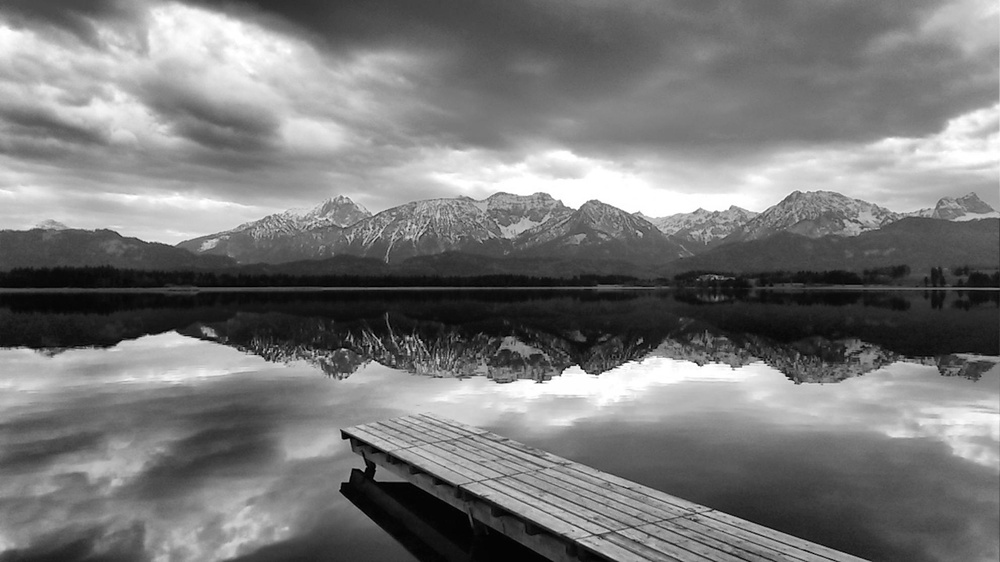
#> input picture Sem_VII/DIP/codes/images/p3.jpg, 1000 x 562 px, shrunk from 1984 x 1116 before the run
$ python laplacian.py   (older library calls are emulated)
#> lines starting #> are read from the running program, lines starting #| are printed output that depends on the picture
import cv2
import math
import numpy as np
from matplotlib import pyplot as plt

file_name = "./images/p3.jpg"
img = cv2.imread(file_name,0)
#> img is the input picture: shape (562, 1000); min 0, max 255, mean 120.7

laplacian = cv2.Laplacian(img,cv2.CV_64F)
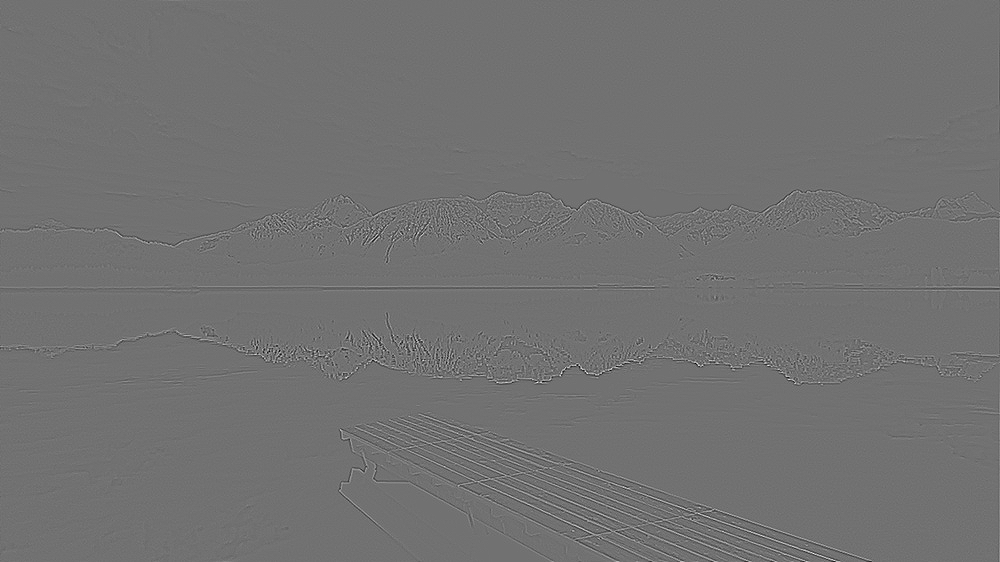
#> laplacian: shape (562, 1000) float64; min -290, max 360, mean 0; drawn with min black and max white

sharp_img = img+laplacian
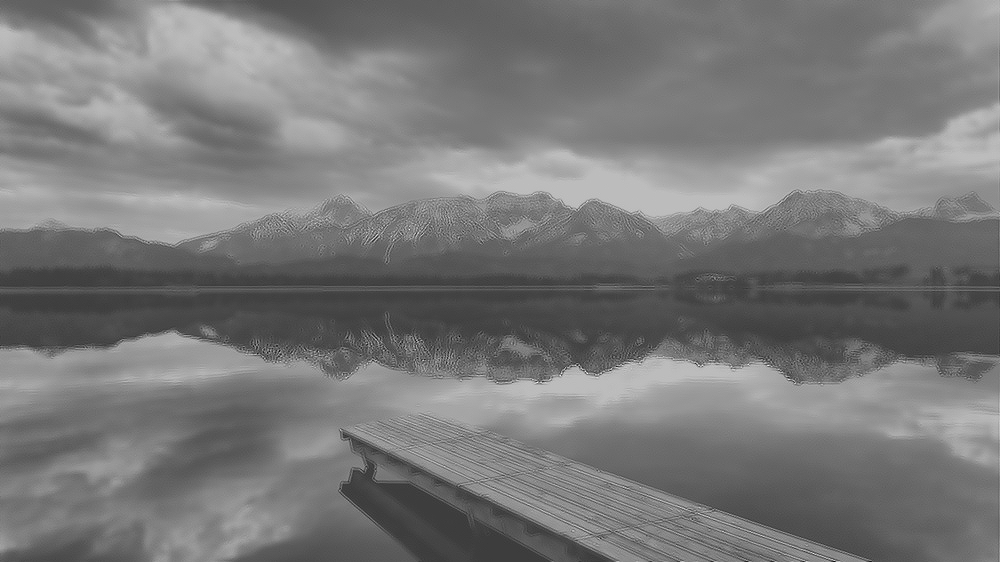
#> sharp_img: shape (562, 1000) float64; min -117, max 385, mean 120.7; drawn with min black and max white

sobelx =cv2.Sobel(img,cv2.CV_64F,1,0,ksize=5)
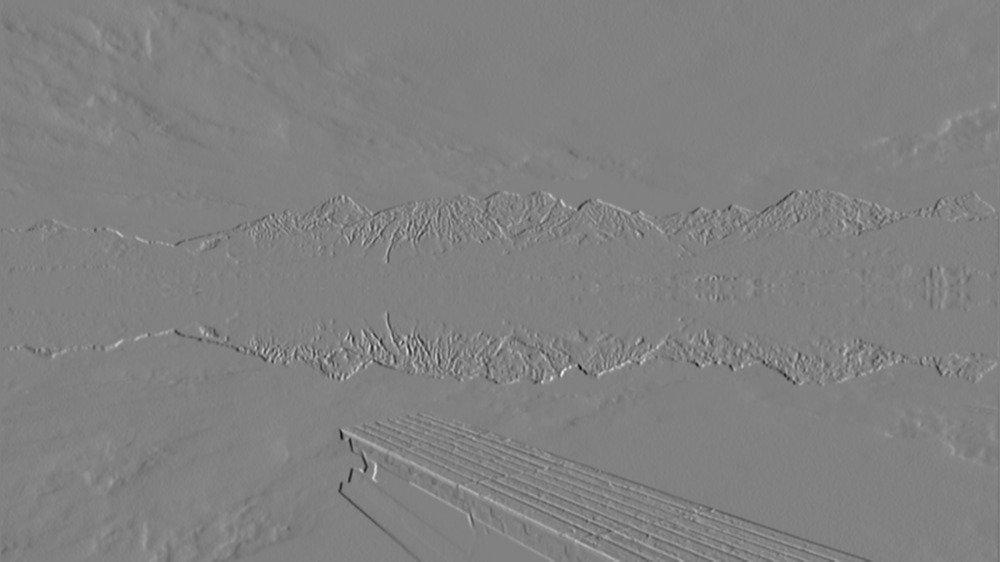
#> sobelx: shape (562, 1000) float64; min -9081, max 8861, mean 0.5; drawn with min black and max white
sobely =cv2.Sobel(img,cv2.CV_64F,0,1,ksize=5)
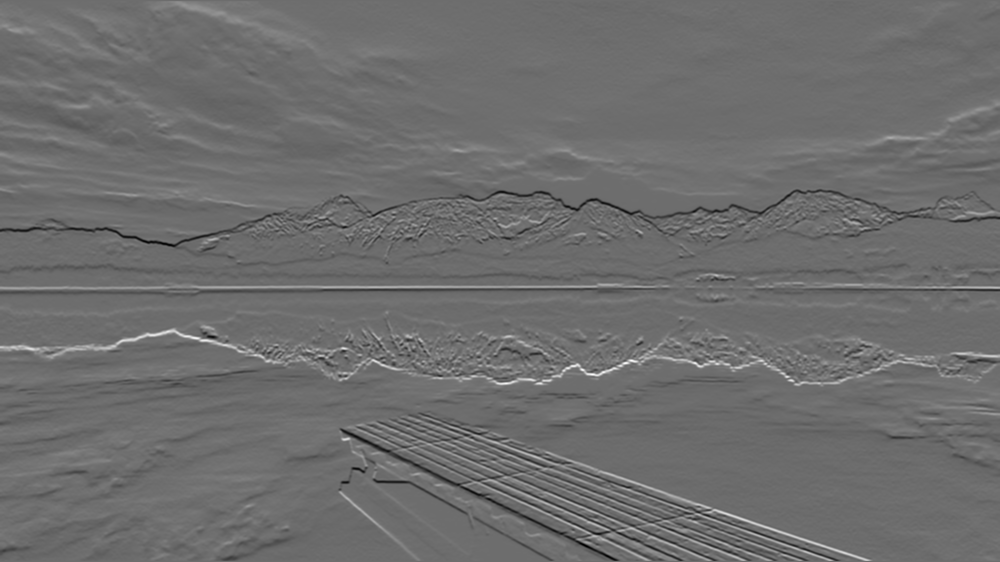
#> sobely: shape (562, 1000) float64; min -7468, max 9859, mean -6; drawn with min black and max white
combined = cv2.addWeighted(sobelx,0.5,sobely,0.5,0)

average = cv2.blur(combined,(5,5))
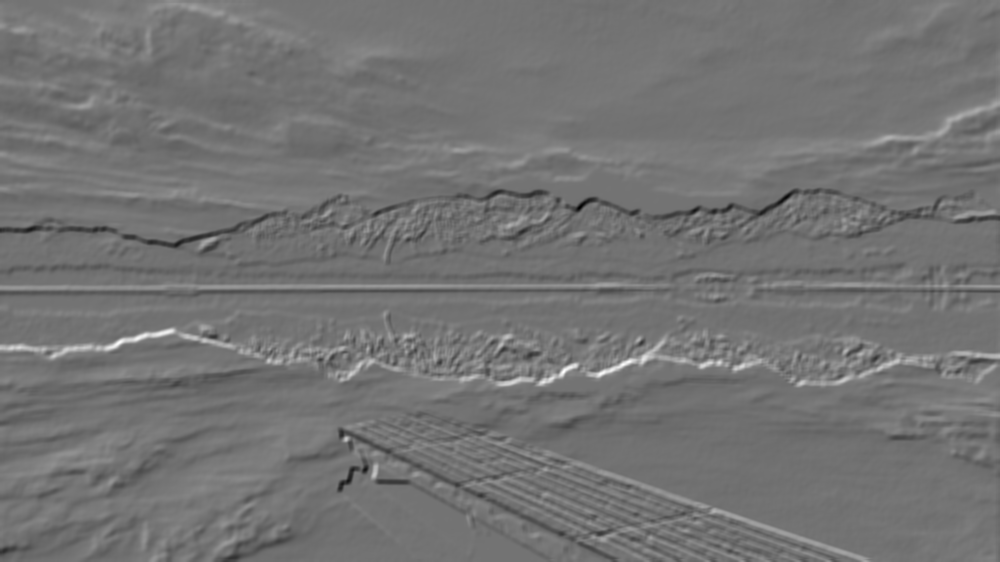
#> average: shape (562, 1000) float64; min -2766, max 3323.8, mean -2.8; drawn with min black and max white
result_img = cv2.multiply(sharp_img,average)

g_img = img+result_img

plt.subplot(3,2,1)
plt.imshow(img)
plt.title('Original')

plt.subplot(3,2,2)
plt.imshow(combined)
plt.title("Sobel gradient image")

plt.subplot(3,2,3)
plt.imshow(g_img)
plt.title("sharp img")

plt.subplot(3,2,4)
plt.imshow(average)
plt.title("average")
plt.show()

$ run again, with Sem_VII/DIP/codes/images/p1.jpg copied over Sem_VII/DIP/codes/images/p3.jpg
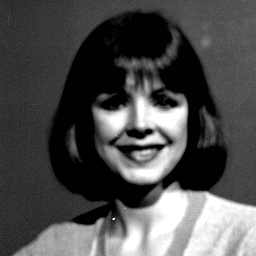
#> input picture Sem_VII/DIP/codes/images/p1.jpg, 256 x 256 px
#> img is the input picture: shape (256, 256); min 1, max 255, mean 77.8
#> `sobelx =cv2.Sobel(img,cv2.CV_64F,1,0,ksize=5)`:
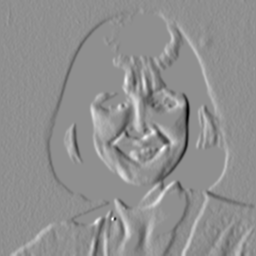
#> sobelx: shape (256, 256) float64; min -7720, max 5984, mean 28.9; drawn with min black and max white
#> `result_img = cv2.multiply(sharp_img,average)`:
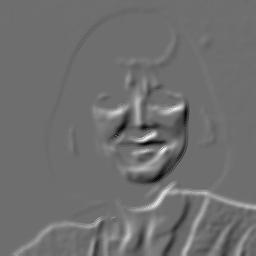
#> result_img: shape (256, 256) float64; min -500142.7, max 652592.6, mean 5268.7; drawn with min black and max white

$ run again, with Sem_VII/DIP/codes/images/p2.jpg copied over Sem_VII/DIP/codes/images/p3.jpg
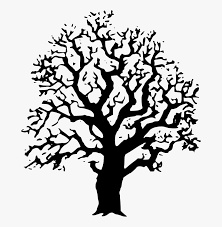
#> input picture Sem_VII/DIP/codes/images/p2.jpg, 222 x 227 px
#> img is the input picture: shape (227, 222); min 0, max 255, mean 198.8
#> `sharp_img = img+laplacian`:
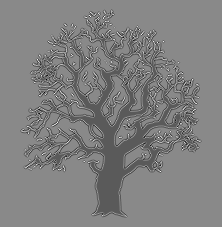
#> sharp_img: shape (227, 222) float64; min -479, max 871, mean 198.8; drawn with min black and max white
#> `result_img = cv2.multiply(sharp_img,average)`:
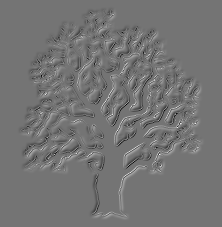
#> result_img: shape (227, 222) float64; min -2120655.2, max 2521772.6, mean 0; drawn with min black and max white

$ run again, with Sem_VII/DIP/codes/images/p4.jpg copied over Sem_VII/DIP/codes/images/p3.jpg
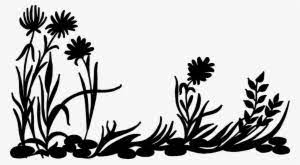
#> input picture Sem_VII/DIP/codes/images/p4.jpg, 300 x 165 px
#> img is the input picture: shape (165, 300); min 0, max 255, mean 189.5
#> `sharp_img = img+laplacian`:
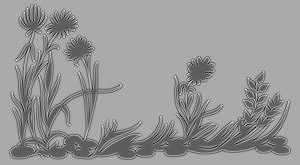
#> sharp_img: shape (165, 300) float64; min -292, max 514, mean 189.5; drawn with min black and max white
#> `result_img = cv2.multiply(sharp_img,average)`:
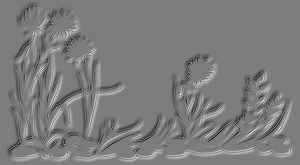
#> result_img: shape (165, 300) float64; min -1407746.3, max 1462614.7, mean 6.1; drawn with min black and max white
